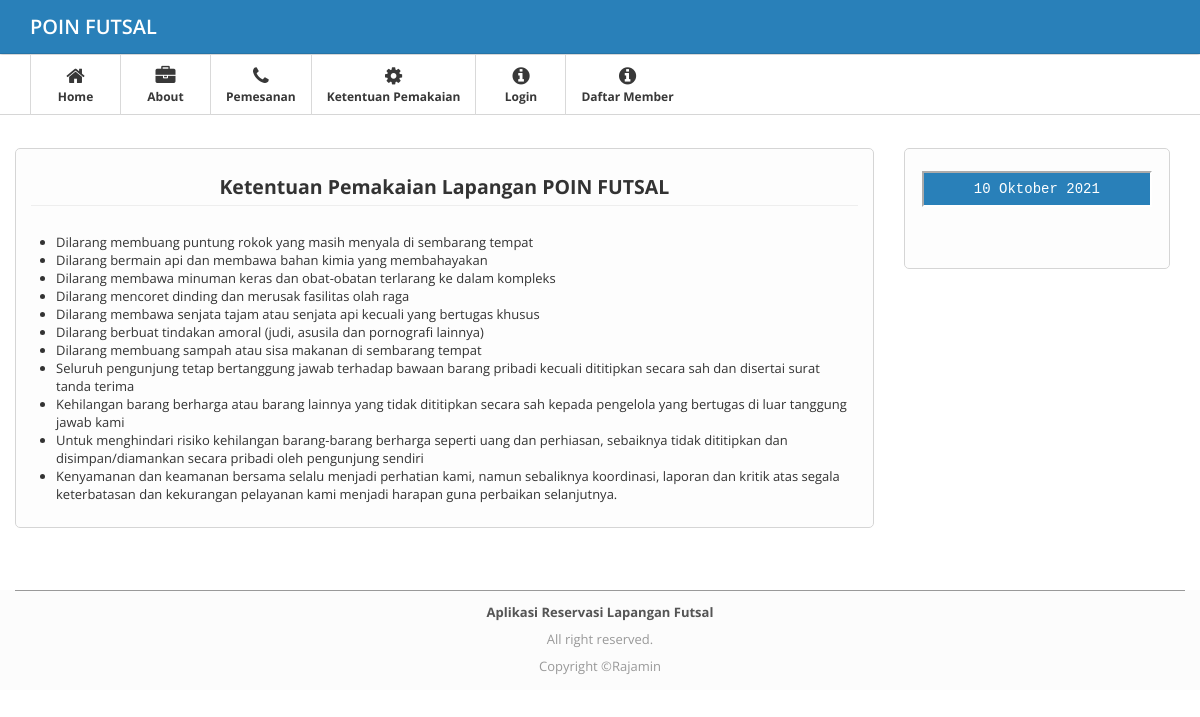
Page /index.php?modul=ketentuan on the committed database.
### tables this page shows
CREATE TABLE IF NOT EXISTS `profil` (
`id_profil` int(11) NOT NULL,
  `namafutsal` varchar(35) NOT NULL,
  `alamat` text NOT NULL,
  `kodepos` varchar(5) NOT NULL,
  `fax` char(20) NOT NULL,
  `no_hp` char(12) NOT NULL
);

CREATE TABLE IF NOT EXISTS `about` (
`id_about` int(11) NOT NULL,
  `isi` text NOT NULL
);

### db/config.php (called while the page is built, shortened)
<?php
$zz=mysql_fetch_array(mysql_query("Select * from profil where id_profil='1'"));
$namaprofil=$zz[namafutsal];
?>

### modul/ketentuan.php (the view)
  <div class="col-md-9" >
                <div class="widget">
                   <div class="widget-content">
                      <legend align="center"><b>Ketentuan Pemakaian Lapangan <?php echo "$namaprofil";?></b></legend>
                    <div class="post">
                      <div class="entry">
                        <div id='isi'>
<?php
$idk='2';
 $ketentuan=mysql_query("select id_about,isi from about where id_about='$idk'");
$rr=mysql_fetch_array($ketentuan);
echo "$rr[isi]";
?>
  </div>
  </div>
</div>
                                </div>
                           </div>
                    </div>
                    <?php include 'modul/menu_kanan.php'; ?>

### css/style.css (style rules this page uses)
body { background: #FFFFFF; font: 13px/1.7em 'Open Sans'; }
.widget { position: relative; clear: both; width: auto; margin-bottom: 2em; overflow: hidden; }
.widget-content { padding: 20px 15px 15px; background: #FDFDFD; border: 1px solid #D5D5D5; -moz-border-radius: 5px; -webkit-border-radius: 5px; border-radius: 5px; }
.widget-content:before, .widget-content:after { content:""; display:table; }
.widget-content:after { clear:both; }
.widget-content { zoom:1; }

### rows in the picture
profil: namafutsal "POIN FUTSAL"
about: isi "Dilarang membuang puntung rokok yang masih menyala di sembarang tempat Dilarang bermain api dan membawa bahan kimia yang membahayakan Dilarang membawa minuman keras dan obat-obatan terlarang ke dalam kompleks Dilarang mencoret dinding dan merusak fasilitas olah raga Dilarang membawa senjata tajam atau senjata api kecuali yang bertugas khusus Dilarang berbuat tindakan amoral (judi, asusila dan pornografi lainnya) Dilarang membuang sampah atau sisa makanan di sembarang tempat Seluruh pengunjung tetap bertanggung jawab terhadap bawaan barang pribadi kecuali dititipkan secara sah dan disertai surat tanda terima Kehilangan barang berharga atau barang lainnya yang tidak dititipkan secara sah…"
